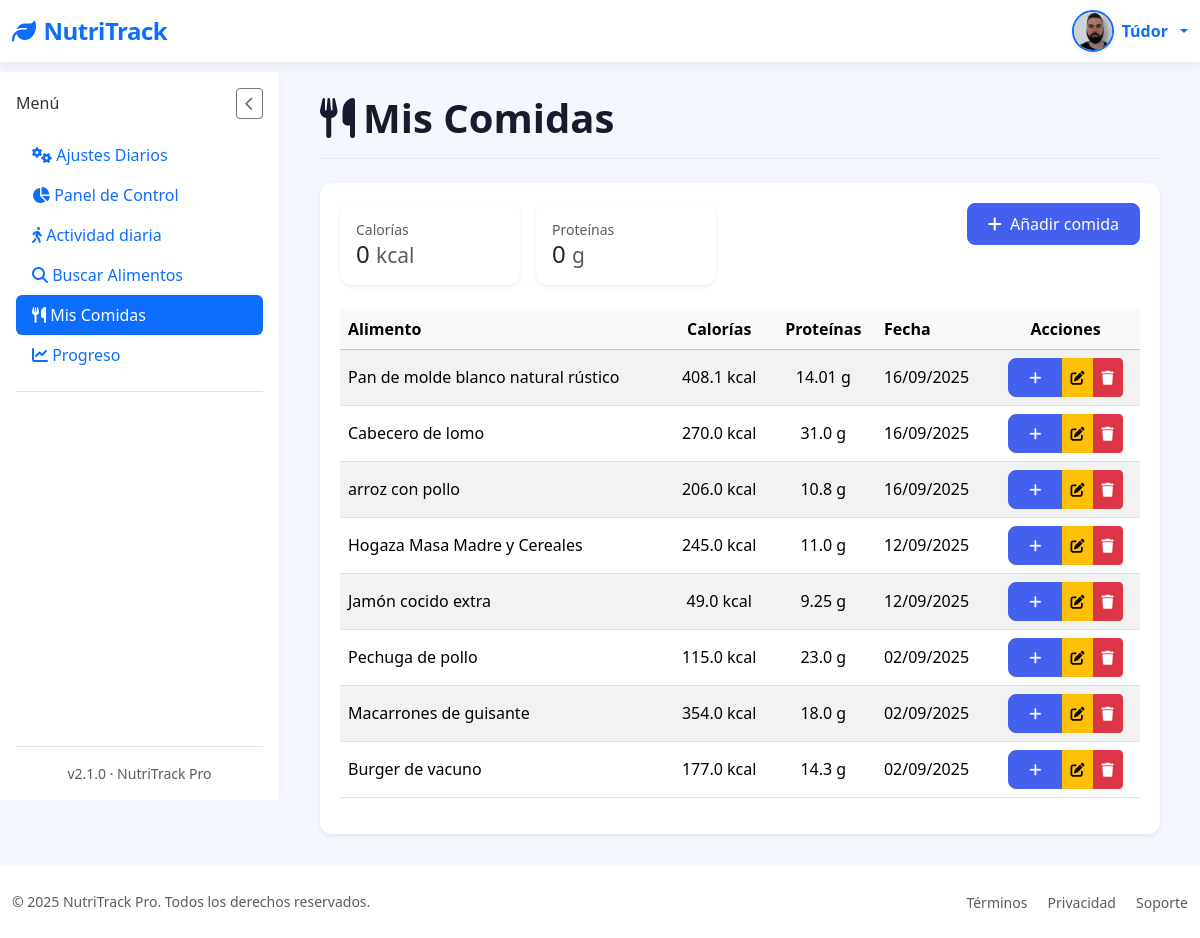
The app's page /mis-comidas (signed in), older data.
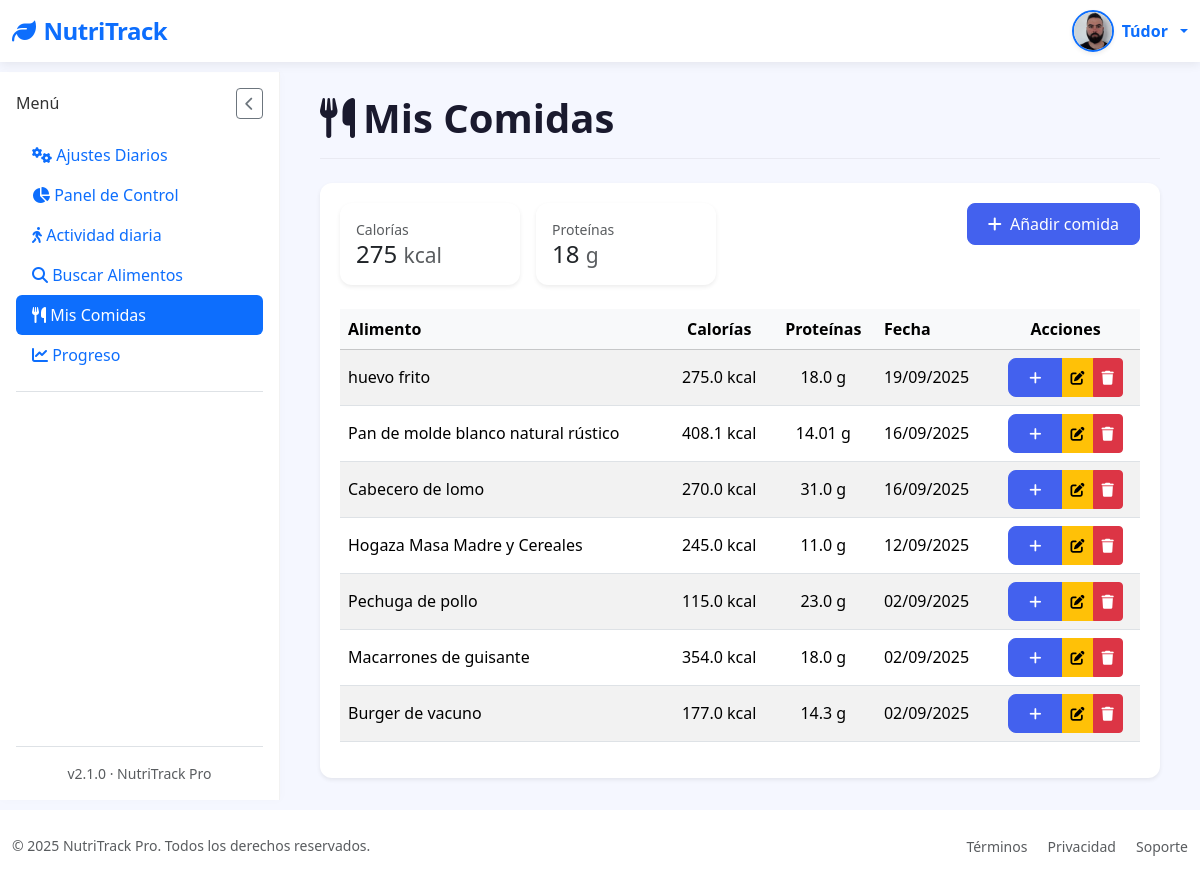
The same page, newer data.
### tables this page shows
CREATE TABLE "loggin" (
	"id"	INTEGER,
	"username"	TEXT NOT NULL,
	"password"	TEXT,
	"email"	TEXT, google_id TEXT, full_name TEXT, birth_date TEXT, height_cm INTEGER, weight_kg INTEGER, gender TEXT, activity_level TEXT, goal TEXT, profile_photo TEXT DEFAULT NULL, preferences TEXT DEFAULT '{}',
	PRIMARY KEY("id" AUTOINCREMENT)
);

CREATE TABLE "food_entries" (
	"id"	INTEGER,
	"user_id"	INTEGER NOT NULL,
	"food_name"	TEXT NOT NULL,
	"calories"	REAL,
	"proteins"	REAL,
	"fats"	REAL,
	"carbs"	REAL,
	"date"	TIMESTAMP DEFAULT CURRENT_TIMESTAMP,
	"created_at"	TEXT,
	PRIMARY KEY("id" AUTOINCREMENT),
	FOREIGN KEY("user_id") REFERENCES "loggin"("id")
);

### app/controllers/MyfoodsController.py (the view)
@app.route('/mis-comidas')
@login_required
def mis_comidas():
    try:
        comidas = get_comidas_by_user(current_user.id)
        totales = get_totales_diarios(current_user.id)
    except Exception as e:
        current_app.logger.exception("Error al obtener comidas: %s", e)
        flash("Error al cargar tus comidas. Intenta de nuevo más tarde.", "danger")
        comidas = []
        totales = {"total_calorias": 0, "total_proteinas": 0}
    return render_template(
        'Myfoods/mis_comidas.html',
        comidas=comidas,
        total_calorias=totales["total_calorias"],
        total_proteinas=totales["total_proteinas"]
    )

### app/__init__.py (called while the page is built)
@login_manager.user_loader
def load_user(user_id):
    return User.get_by_id(user_id)

### app/conexion.py (called while the page is built)
@contextmanager
def get_db_connection():
    conn = sqlite3.connect(DATABASE)
    conn.row_factory = sqlite3.Row  # Esto permite acceso como diccionario
    try:
        yield conn
    finally:
        conn.close()

@contextmanager
def get_db_cursor():
    with get_db_connection() as conn:
        cursor = conn.cursor()
        try:
            yield cursor
            conn.commit()
        except:
            conn.rollback()
            raise

### app/controllers/UsersController.py (called while the page is built)
@app.context_processor
def inject_prefs():
    if current_user.is_authenticated:
        prefs = get_user_preferences(current_user.id)  # función que recupera las prefs
        return dict(prefs=prefs)
    return dict(prefs=None)

### app/models/LoginGoogleModel.py (called while the page is built)
    @staticmethod
    def get_by_id(user_id):
        with get_db_cursor() as cur:
            cur.execute("SELECT * FROM loggin WHERE id = ?", (user_id,))
            user = cur.fetchone()
            if user:
                return User(
                    id=user['id'],
                    username=user['username'],
                    email=user['email'] if 'email' in user.keys() else None,
                    google_id=user['google_id'] if 'google_id' in user.keys() else None,
                    profile_photo=user['profile_photo'] if 'profile_photo' in user.keys() else None
                )
        return None

### app/models/MyFoodModel.py (called while the page is built)
def _format_date_display(date_str):
    try:
        return datetime.strptime(date_str, "%Y-%m-%d").strftime("%d/%m/%Y")
    except Exception:
        return date_str or ""

def serialize_comida(row):
    if row is None:
        return None
    date_iso = row["date"]
    return {
        "id": row["id"],
        "food_name": row["food_name"],
        "calories": row["calories"],
        "proteins": row["proteins"],
        "fats": row["fats"],
        "carbs": row["carbs"],
        "date": _format_date_display(date_iso),
        "date_iso": date_iso  # para input type="date"
    }

### app/models/UsersModel.py (called while the page is built)
def get_user_preferences(user_id):
    with get_db_cursor() as cursor:
        cursor.execute("SELECT preferences FROM loggin WHERE id = ?", (user_id,))
        row = cursor.fetchone()
        try:
            return json.loads(row["preferences"]) if row and row["preferences"] else {}
        except:
            return {}

### app/templates/Myfoods/mis_comidas.html (shortened to what this page needs)
{% extends "base.html" %}
{% block section %}
<div class="page-header mb-4">
  <h1 class="page-title">
    <i class="fas fa-utensils me-2"></i>Mis Comidas
  </h1>
</div>
<div class="card border-0 shadow-sm">
  <div class="card-body">
    {% if comidas %}
    <div class="d-flex gap-3 mb-4 flex-wrap">
      <div class="card p-3 shadow-sm" style="min-width:180px;">
        <small class="text-muted">Calorías</small>
        <div class="h4 mb-0">{{ total_calorias }} <small class="text-muted">kcal</small></div>
      </div>
      <div class="card p-3 shadow-sm" style="min-width:180px;">
        <small class="text-muted">Proteínas</small>
        <div class="h4 mb-0">{{ total_proteinas }} <small class="text-muted">g</small></div>
      </div>
      <div class="ms-auto">
        <a href="{{ url_for('agregar_comida_route') }}" class="btn btn-primary">
          <i class="fas fa-plus me-1"></i> Añadir comida
        </a>
      </div>
    </div>
    <div class="table-responsive">
      <table class="table table-hover table-striped align-middle">
        <thead class="table-light">
          <tr>
            <th>Alimento</th>
            <th class="text-center">Calorías</th>
            <th class="text-center">Proteínas</th>
            <th>Fecha</th>
            <th class="text-center">Acciones</th>
          </tr>
        </thead>
        <tbody>
          {% for comida in comidas %}
          <tr>
            <td>{{ comida['food_name'] }}</td>
            <td class="text-center">{{ comida['calories'] }} kcal</td>
            <td class="text-center">{{ comida['proteins'] }} g</td>
            <td>{{ comida['date'] }}</td>
            <td class="text-center">
              <div class="btn-group" role="group">
                <button type="button" class="btn btn-sm btn-primary"
                        data-bs-toggle="modal"
                        data-bs-target="#duplicarComidaModal"
                        data-comida-id="{{ comida['id'] }}"
                        data-comida-name="{{ comida['food_name'] }}">
                  <i class="fas fa-plus"></i>
                </button>
                <button type="button" class="btn btn-sm btn-warning"
                        data-bs-toggle="modal"
                        data-bs-target="#editarComidaModal"
                        data-comida-id="{{ comida['id'] }}"
                        data-comida-name="{{ comida['food_name'] }}"
                        data-comida-calories="{{ comida['calories'] }}"
                        data-comida-carbs="{{ comida['carbs'] }}"
                        data-comida-fats="{{ comida['fats'] }}"
                        data-comida-proteins="{{ comida['proteins'] }}"
                        data-comida-date="{{ comida['date_iso'] }}">
                  <i class="fas fa-edit"></i>
                </button>
                <button type="button" class="btn btn-sm btn-danger"
                        data-bs-toggle="modal"
                        data-bs-target="#eliminarComidaModal"
                        data-comida-id="{{ comida['id'] }}"
                        data-comida-name="{{ comida['food_name'] }}">
                  <i class="fas fa-trash"></i>
                </button>
              </div>
            </td>
          </tr>
          {% endfor %}
        </tbody>
      </table>
    </div>
    {% endif %}
  </div>
</div>
{% endblock %}

### app/templates/base.html (shortened to what this page needs)
<!DOCTYPE html>
<html lang="es" data-bs-theme="{% if prefs and prefs.dark_mode %}dark{% else %}light{% endif %}">
<head>
    <link href="https://cdn.jsdelivr.net/npm/bootstrap@5.3.2/dist/css/bootstrap.min.css" rel="stylesheet">
    <link rel="stylesheet" href="https://cdn.jsdelivr.net/npm/bootstrap-icons@1.11.1/font/bootstrap-icons.css">
    <link rel="stylesheet" href="https://cdnjs.cloudflare.com/ajax/libs/font-awesome/6.5.2/css/all.min.css" />
    <link href="https://cdn.jsdelivr.net/npm/sweetalert2@11/dist/sweetalert2.min.css" rel="stylesheet">
    <link rel="stylesheet" href="{{ url_for('static', filename='styles/Stylebase.css') }}">
</head>
<body>
    <nav class="navbar navbar-expand-lg navbar-light bg-white">
        <div class="container-fluid">
            <a class="navbar-brand text-primary" href="{{ url_for('logout') }}">
                <i class="fas fa-leaf me-2"></i>NutriTrack
            </a>
            <div class="d-flex align-items-center ms-auto">
  {% if current_user.is_authenticated %}
  <div class="dropdown">
    <a href="#" class="d-flex align-items-center text-decoration-none dropdown-toggle" id="userDropdown" data-bs-toggle="dropdown" aria-expanded="false" style="gap: 0.5rem;">
      {% if current_user.profile_photo %}
        <img src="{{ url_for('static', filename='images/profile_photo/' + current_user.profile_photo) }}"
            alt="Avatar"
            class="rounded-circle shadow-sm"
            style="width: 42px; height: 42px; object-fit: cover; border: 2px solid #0d6efd;">
      {% else %}
        <div class="user-avatar bg-primary text-white rounded-circle d-flex justify-content-center align-items-center shadow-sm"
             style="width: 42px; height: 42px; font-weight: 700; font-size: 1.1rem; user-select: none;">
          {{ current_user.username[0]|upper }}
        </div>
      {% endif %}
      <span class="d-none d-sm-inline fw-semibold text-primary" style="font-size: 1rem;">
        {{ current_user.username }}
      </span>
    </a>
  </div>
  {% endif %}
</div>
        </div>
    </nav>
    <div class="container-fluid flex-grow-1">
        <div class="row h-100 g-0">
            <nav class="sidebar d-flex flex-column p-3" id="sidebar">
                <div class="d-flex justify-content-between align-items-center mb-3">
                    <h6 class="sidebar-title mb-0">Menú</h6>
                    <button id="closeSidebarBtn" class="btn btn-sm btn-outline-secondary d-lg-block">
                        <i class="fas fa-chevron-left"></i>
                    </button>
                </div>
                <ul class="nav nav-pills flex-column mb-auto">
                    <li>
                        <a href="{{ url_for('settings') }}" class="nav-link {% if request.path == url_for('settings') %}active{% endif %}">
                            <i class="fas fa-cogs"></i> Ajustes Diarios
                        </a>
                    </li>
                    <li>
                        <a href="{{ url_for('dashboard') }}" class="nav-link {% if request.path == url_for('dashboard') %}active{% endif %}">
                            <i class="fas fa-chart-pie"></i> Panel de Control
                        </a>
                    </li>
                    <li>
                        <a href="{{ url_for('activity') }}" class="nav-link {% if request.path == url_for('activity') %}active{% endif %}">
                            <i class="fas fa-walking"></i> Actividad diaria
                        </a>
                    </li>
                    <li>
                        <a href="{{ url_for('search_food') }}" class="nav-link {% if request.path == url_for('search_food') %}active{% endif %}">
                            <i class="fas fa-search"></i> Buscar Alimentos
                        </a>
                    </li>
                    <li>
                        <a href="{{ url_for('mis_comidas') }}" class="nav-link {% if request.path == url_for('mis_comidas') %}active{% endif %}">
                            <i class="fas fa-utensils"></i> Mis Comidas
                        </a>
                    </li>
                    <li>
                        <a href="{{ url_for('progreso') }}" class="nav-link {% if request.path == url_for('progreso') %}active{% endif %}">
                            <i class="fas fa-chart-line"></i> Progreso
                        </a>
                    </li>
                    <li class="pt-3 mt-3 border-top">
                    </li>
                </ul>
                <div class="mt-auto pt-3 border-top text-center small text-muted">
                    v2.1.0 · NutriTrack Pro
                </div>
            </nav>
            <main class="main-content" id="mainContent">
                {% block section %}{% endblock %}
            </main>
        </div>
    </div>
    <footer class="bg-white py-4 mt-auto">
        <div class="container-fluid">
            <div class="row align-items-center">
                <div class="col-md-6 text-center text-md-start">
                    <p class="mb-0 small text-muted">&copy; 2025 NutriTrack Pro. Todos los derechos reservados.</p>
                </div>
                <div class="col-md-6 text-center text-md-end">
                    <a href="#" class="text-decoration-none small text-muted me-3">Términos</a>
                    <a href="#" class="text-decoration-none small text-muted me-3">Privacidad</a>
                    <a href="#" class="text-decoration-none small text-muted">Soporte</a>
                </div>
            </div>
        </div>
    </footer>
</body>
</html>

### app/static/styles/StyleBase.css (style rules this page uses)
:root { --primary-color: #4361ee; --secondary-color: #3f37c9; --accent-color: #4cc9f0; --dark-color: #1a1a2e; --light-color: #f8f9fa; --success-color: #4bb543; }
body { font-family: 'Segoe UI', system-ui, -apple-system, sans-serif; background-color: #f5f7ff; color: #333; min-height: 100vh; display: flex; flex-direction: column; overflow-x: hidden; }
.navbar-brand { font-weight: 700; font-size: 1.5rem; letter-spacing: -0.5px; }
.navbar { box-shadow: 0 2px 10px rgba(0, 0, 0, 0.08); background: white !important; position: relative; z-index: 1100; }
.container-fluid.flex-grow-1 { display: flex; flex-direction: column; min-height: calc(100vh - 72px - 70px); padding-left: 0; padding-right: 0; }
.row.h-100 { display: flex; flex-grow: 1; flex-wrap: nowrap; margin-left: 0; margin-right: 0; width: 100%; }
.sidebar { width: 280px; background: white; position: sticky; top: 72px; border-right: 1px solid rgba(0, 0, 0, 0.05); box-shadow: 1px 0 10px rgba(0, 0, 0, 0.02); transition: all 0.3s ease; z-index: 100; display: flex; flex-direction: column; flex-shrink: 0; height: calc(100vh - 72px); padding: 1rem; }
.main-content { flex-grow: 1; flex-basis: 0; padding: 2rem 2.5rem; background-color: #f5f7ff; overflow-y: auto; }
.card-body { padding: 1.25rem; }
.card-body { flex-grow: 1; }
.card { border: none; border-radius: 12px; box-shadow: 0 4px 12px rgba(0, 0, 0, 0.05); transition: transform 0.2s ease, box-shadow 0.2s ease; }
.btn-primary { background-color: var(--primary-color); border-color: var(--primary-color); font-weight: 500; padding: 8px 20px; border-radius: 8px; }
.table { --bs-table-bg: transparent; }
.table > thead { background-color: rgba(67, 97, 238, 0.1); color: var(--primary-color); }
.page-header { display: flex; justify-content: space-between; align-items: center; margin-bottom: 2rem; padding-bottom: 1rem; border-bottom: 1px solid rgba(0, 0, 0, 0.05); }
.page-title { font-weight: 700; color: var(--dark-color); margin: 0; }

Row changes from the older to the newer data that the page shows:
removed food_entries: food_name "arroz con pollo", calories "206.0", proteins "10.8", date "16/09/2025"
removed food_entries: food_name "Jamón cocido extra", calories "49.0", proteins "9.25", date "12/09/2025"
added food_entries: food_name "huevo frito", calories "275.0", proteins "18.0", date "19/09/2025"
Text that changed along with them:
{{ total_calorias }}: "0" → "275"
{{ total_proteinas }}: "0" → "18"
